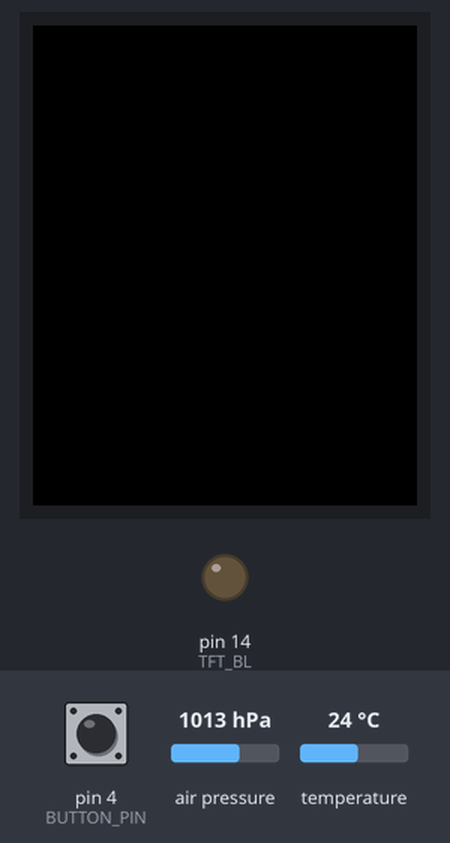
This sketch was run on a simulated Arduino Uno, built with avr-gcc and run on an emulated ATmega328P. Shown: 128×160 colour display, output pins drawn as LEDs (lit = HIGH). The inputs (shaded band) are chosen by the test bench; at power-on: pin 4 (BUTTON_PIN) HIGH, air pressure 1013 hPa, temperature 24 °C. What the sketch prints to the serial monitor is not drawn.

Above: at 1.3 s.
1.4 s: pin 4 (BUTTON_PIN) pulled LOW for 0.25 s
At 3.0 s:
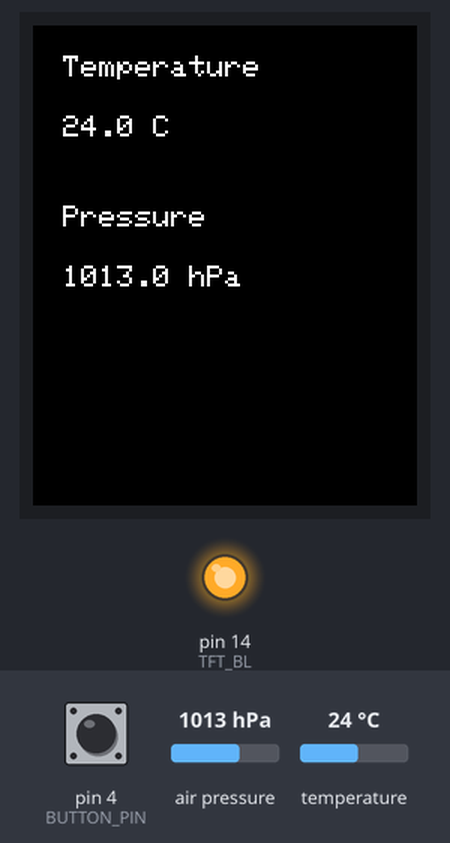
4.6 s: pin 4 (BUTTON_PIN) pulled LOW for 1 s
At 7.3 s:
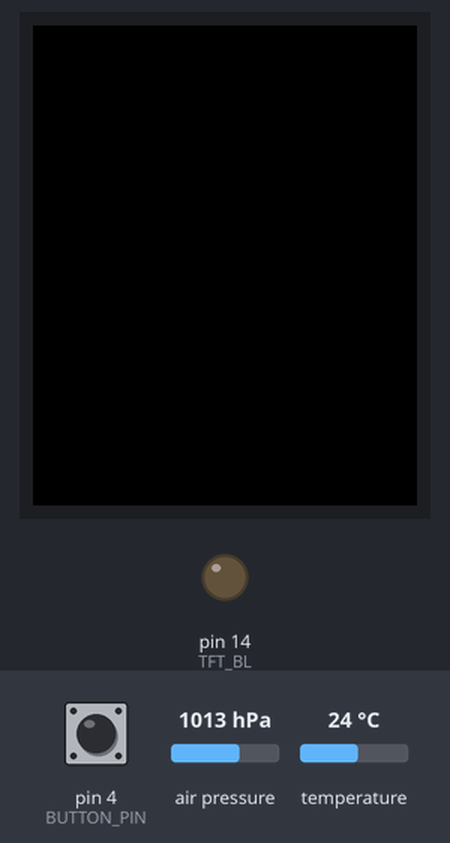
8.1 s: pin 4 (BUTTON_PIN) pulled LOW for 3.2 s
At 8.7 s:
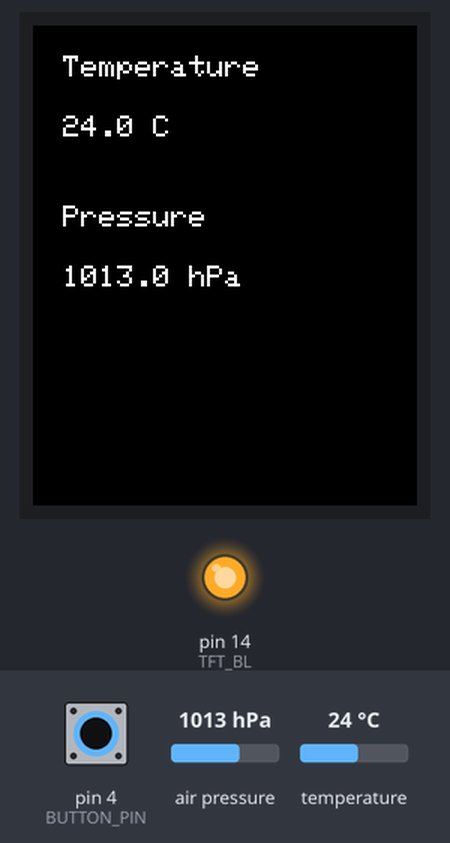
Timing chart, 0 to 13.9 s (numbered marks = the images above; inputs shaded):
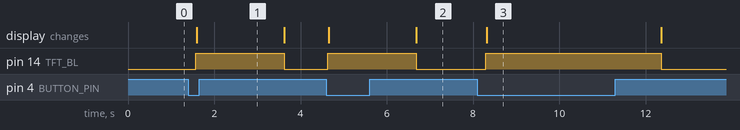

Measured:
- after the input at 1.4 s, pin 14 (TFT_BL): LOW → HIGH after 0.17 s, → LOW 2.0 s later; the display: changes after 0.20 s (image 1)
- after the input at 4.6 s, pin 14 (TFT_BL): LOW → HIGH at once, → LOW 2.0 s later; the display: first changes after 0.06 s (image 2 shows a later state)
- after the input at 8.1 s, pin 14 (TFT_BL): LOW → HIGH after 0.19 s, → LOW 4.1 s later; the display: changes after 0.22 s (image 3)

The sketch:

rain_prediction.ino
```cpp
#include <Adafruit_GFX.h>
#include <Adafruit_ST7735.h>  // Or ST7789
#include <Adafruit_BMP280.h>
#include <SPI.h>

// TFT Pins
#define TFT_CS   5
#define TFT_DC   17  // A0 pin on TFT
#define TFT_RST  16
#define TFT_BL 14

Adafruit_ST7735 tft = Adafruit_ST7735(TFT_CS, TFT_DC, TFT_RST);

// BMP280
Adafruit_BMP280 bmp;

// Button
#define BUTTON_PIN 4

bool displayOn = false;

void setup() {
  Serial.begin(115200);
  pinMode(BUTTON_PIN, INPUT_PULLUP);

  // TFT setup
  pinMode(TFT_BL, OUTPUT);
  digitalWrite(TFT_BL, LOW);
  tft.initR(INITR_BLACKTAB);  // adjust as needed
  tft.setRotation(2);
  tft.fillScreen(ST77XX_BLACK);

  // Sensor setup
  if (!bmp.begin(0x76)) {
    Serial.println("BMP280 not found!");
    while (1);
  }

}

void loop() {
  if (digitalRead(BUTTON_PIN) == LOW) {
    if (!displayOn) {
      displayOn = true;  // Track display state
    }

    float temp = bmp.readTemperature();
    float pressure = bmp.readPressure() / 100.0;
    digitalWrite(TFT_BL, HIGH);
    Serial.println("Button Pressed");

    tft.fillScreen(ST77XX_BLACK);
    tft.setTextSize(1);
    tft.setTextColor(ST77XX_WHITE);
    tft.setCursor(10, 10);
    tft.println("Temperature");

    tft.setCursor(10, 30);
    tft.print(temp, 1);
    tft.println(" C");

    tft.setCursor(10, 60);
    tft.println("Pressure");

    tft.setCursor(10, 80);
    tft.print(pressure, 1);
    tft.println(" hPa");

    delay(2000);  // Wait before next reading
  } else {
    if (displayOn) {
      displayOn = false;
      Serial.println("Button Released - Turning off screen");
      tft.fillScreen(ST77XX_BLACK);  // Clear screen (simulate off)
      digitalWrite(TFT_BL, LOW);
      delay(10);
    }
    delay(200);
  }
}
```
